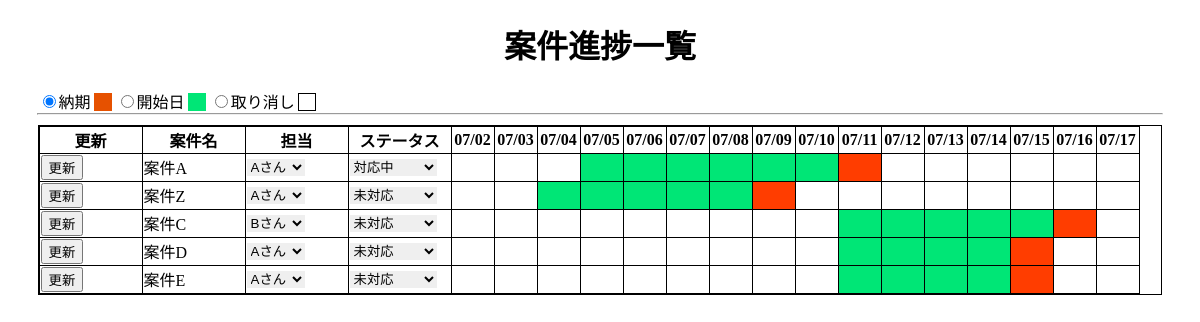
The page /progress_read.php on the database its author committed.
### tables this page shows
CREATE TABLE `progress_table` (
  `id` int(11) NOT NULL,
  `taskname` varchar(128) NOT NULL,
  `startdate` date NOT NULL,
  `deadline` date NOT NULL,
  `manhour` int(11) NOT NULL,
  `charge` varchar(128) NOT NULL,
  `nowstatus` int(11) DEFAULT NULL
);

### progress_read.php (the view, shortened to what this page needs)
<?php
  $pdo=dbconect();
  $sql="SELECT * from progress_table where NOT (nowstatus=4);";
  $stmt=$pdo->prepare($sql);
  $status=$stmt->execute();
  if($status==false){
    $error=$stmt->errorInfo();
    exit("sqlError".$error[2]);
  }else{
    $sql="SELECT * from user";
    $stmt2=$pdo->prepare($sql);
    $status=$stmt2->execute();
    $result2=$stmt2->fetchAll(PDO::FETCH_ASSOC);
    $output="";
    $result=$stmt->fetchAll(PDO::FETCH_ASSOC);
    $output .= "<table border='1' width='95%' class='progress-table'>";
    $output .= "<tr><th width='100'>更新</td><th width='100'>案件名</th><th width='100'>担当</th><th width='100'>ステータス</th>";
    $nowDate=date("m/d");
    for($i=0;$i<=15;$i++){
      $output .="<th width='40'>$nowDate</th>";
      $nowDate=new DateTime($nowDate);
      $nowDate->modify('+1 days');
      $nowDate=$nowDate->format('m/d');
    }
    $output .="</tr>";
    $statusArray=array(0=>"未対応",1=>"対応中",2=>"データ待ち",3=>"確認待ち",4=>"完了");
    foreach($result as $record){
      $output .= "<tr>";
      $output .= "<form action='progress_update.php' method='POST'>";
      $output .= "<input type='hidden' name='id' value='{$record['id']}'>";
      $output .= "<td><input type='submit' value='更新' class='update-btn'></td>";
      $output .= "<td class='taskname-cell'>{$record['taskname']}</td>";
      $output2='';
      $output2.="<td><select class='charge' name='charge'>";
      foreach($result2 as $record2){
        if($record2['user_name']==$record['charge']){
          $output2.="<option value='".$record2['user_name']."' selected>".$record2['user_name']."</option>";
        }else{
          $output2.="<option value='".$record2['user_name']."'>".$record2['user_name']."</option>";
        }
      }
      $output2.="</select></td>";
      $output .=$output2;
      $output .= "<td><select class='status-box' name='status'>";
      for($j=0; $j<=4; $j++){
        if($j==$record['nowstatus']){
          $output .= "<option selected>{$statusArray[$record['nowstatus']]}</option>";
        }else{
          $output .= "<option>{$statusArray[$j]}</option>";
        }
      }
      $nowDate=date("Y-m-d");
      for($i=0;$i<=15;$i++){
        $nowDateForComparion=new DateTime($nowDate);
        $satrtDateForComparison=new DateTime($record['startdate']);
        $deadlineForComparison=new DateTime($record['deadline']);
        if($nowDateForComparion>$satrtDateForComparison AND $nowDateForComparion<$deadlineForComparison){
          $output .= "<td style='background-color:#00E676;' class='color-mass {$nowDate}' width='40'></td>";
        }else if($nowDate==$record['startdate']){
          $output .= "<td style='background-color:#00E676;' class='color-mass {$nowDate} startdate' width='40'></td>";
        }else if($nowDate==$record['deadline']){
          $output .= "<td style='background-color:#FF3D00;' class='color-mass {$nowDate} deadline' 'width='40'></td>";
        }else{
          $output .= "<td width='40' class='color-mass {$nowDate}'></td>";
        }
        $nowDate=new DateTime($nowDate);
        $nowDate->modify('+1 days');
        $nowDate=$nowDate->format('Y-m-d');
      }
      $output .= "</select></td>";
      $output .="<input type='hidden' class='deadlineforupdate' name='deadline' value='{$record['deadline']}'>";
      $output .="<input type='hidden' class='startdateforupdate' name='startdate' value='{$record['startdate']}'>";
      $output .= "</form>";
      $output .= "</tr>";
    }
    $output .= "</table>";
  }
?>
<!DOCTYPE html>
<html lang="ja">
<head>
  <link rel="stylesheet" type="text/css" href="css/progress.css">
</head>
<html>
  <body>
    <h1 class="pg-ttl">案件進捗一覧</h1>
    <div class="color-select">
      <form id="color-select">
        <input type="radio" name="color_select" checked>納期<span class="square red-square"></span>
        <input type="radio" name="color_select">開始日<span class="square green-square"></span>
        <input type="radio" name="color_select">取り消し<span class="square white-square"></span>
      </form>
    </div>
    <hr>
    <?= $output?>
  </body>
</html>

### css/progress.css (style rules this page uses)
.pg-ttl { text-align: center; }
.progress-table { display: block; overflow-x: scroll; white-space: nowrap; -webkit-overflow-scrolling: touch; border: solid 1px black; border-collapse: collapse; margin: 0 auto; }
.status-box { border: none; }
.color-select { width: 95%; margin: 0 auto; }
hr { width: 95%; margin: 0 auto; margin-bottom: 10px; }
.square { display: inline-block; width: 16px; height: 16px; margin-left: 3px; margin-bottom: -3px; }
.red-square { border: 1px solid #E65100; background-color: #E65100; }
.green-square { border: 1px solid #00E676; background-color: #00E676; }
.white-square { border: 1px solid #000; }
.charge { border: none; }

### rows shown on the page
progress_table: taskname "案件A"
progress_table: taskname "案件Z"
progress_table: taskname "案件C"
progress_table: taskname "案件D"
progress_table: taskname "案件E"

### other values the page prints
$nowDate "07/03"
$nowDate "07/04"
$nowDate "07/05"
$nowDate "07/06"
$nowDate "07/07"
$nowDate "07/08"
$nowDate "07/09"
$nowDate "07/10"
$nowDate "07/11"
$nowDate "07/12"
$nowDate "07/13"
$nowDate "07/14"
$nowDate "07/15"
$nowDate "07/16"
$nowDate "07/17"
